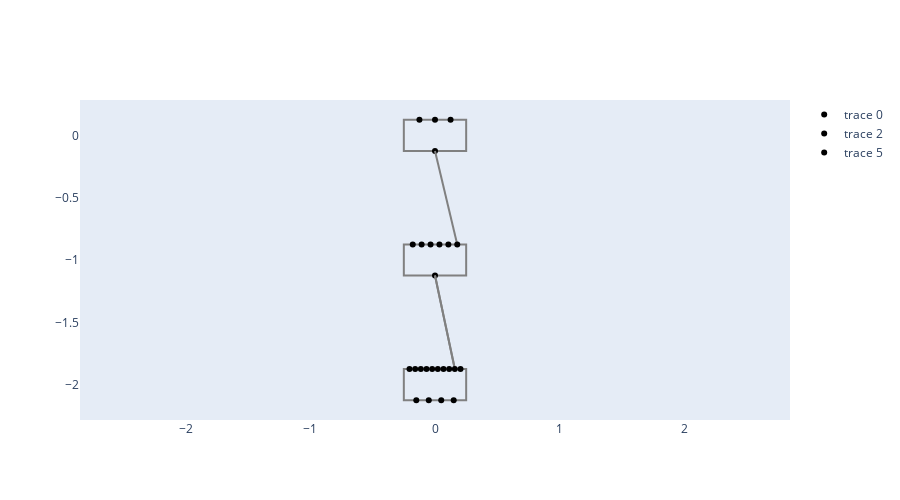

The notebook cell this image was saved under:
### Code cell
mwk = hf.Workflow(r"C:\code_local\scratch\matflow-workflows\tension_DAMASK_Al_2024-05-11_164202")
show_2(mwk)

### Figure 1 — Plotly figure (JSON) as saved in the notebook; plotly's stock layout.template omitted (floating-point values rounded to 4 significant figures)
{"data": [{"hoverinfo": "text", "marker": {"color": "black"}, "mode": "markers", "text": ["phase_label", "VE_size", "num_grains", "microstructure_seeds"], "type": "scatter", "uid": "a0d2e1c6-ed19-45b2-a3e0-f73469e76957", "x": [-0.125, 0, 0.125, 0], "y": [0.125, 0.125, 0.125, -0.125]}, {"line": {"color": "gray"}, "mode": "lines", "showlegend": false, "type": "scatter", "uid": "375cc1b7-ff15-4fb0-ac67-aaf6846a7c3f", "x": [0, 0.1786], "y": [-0.125, -0.875]}, {"hoverinfo": "text", "marker": {"color": "black"}, "mode": "markers", "text": ["scale_update_size", "orientations", "homog_label", "scale_morphology", "VE_grid_size", "microstructure_seeds", "volume_element"], "type": "scatter", "uid": "3bb81aca-2a2a-4cc4-96cc-70389f82e586", "x": [-0.1786, -0.1071, -0.03571, 0.03571, 0.1071, 0.1786, 0], "y": [-0.875, -0.875, -0.875, -0.875, -0.875, -0.875, -1.125]}, {"line": {"color": "gray"}, "mode": "lines", "showlegend": false, "type": "scatter", "uid": "6aab56d0-d021-43fa-b606-e310de4d600b", "x": [0, 0.1591], "y": [-1.125, -1.875]}, {"line": {"color": "gray"}, "mode": "lines", "showlegend": false, "type": "scatter", "uid": "f5f5dd37-392c-415c-acdc-596148197924", "x": [0, 0.1591], "y": [-1.125, -1.875]}, {"hoverinfo": "text", "marker": {"color": "black"}, "mode": "markers", "text": ["single_crystal_parameters", "damask_phases", "load_case", "damask_solver", "homogenization", "damask_post_processing", "damask_viz", "damask_numerics", "volume_element", "VE_response_data", "damask_post_processing_result", "damask_log", "VE_response", "damask_viz_result"], "type": "scatter", "uid": "13fb5b1c-1597-4966-a19f-81ae99273186", "x": [-0.2045, -0.1591, -0.1136, -0.06818, -0.02273, 0.02273, 0.06818, 0.1136, 0.1591, 0.2045, -0.15, -0.05, 0.05, 0.15], "y": [-1.875, -1.875, -1.875, -1.875, -1.875, -1.875, -1.875, -1.875, -1.875, -1.875, -2.125, -2.125, -2.125, -2.125]}], "layout": {"dragmode": "pan", "height": 500, "shapes": [{"layer": "below", "line": {"color": "gray"}, "type": "rect", "x0": -0.25, "x1": 0.25, "y0": -0.125, "y1": 0.125}, {"layer": "below", "line": {"color": "gray"}, "type": "rect", "x0": -0.25, "x1": 0.25, "y0": -1.125, "y1": -0.875}, {"layer": "below", "line": {"color": "gray"}, "type": "rect", "x0": -0.25, "x1": 0.25, "y0": -2.125, "y1": -1.875}], "xaxis": {"showgrid": false, "zeroline": false}, "yaxis": {"scaleanchor": "x", "showgrid": false, "zeroline": false}}}
